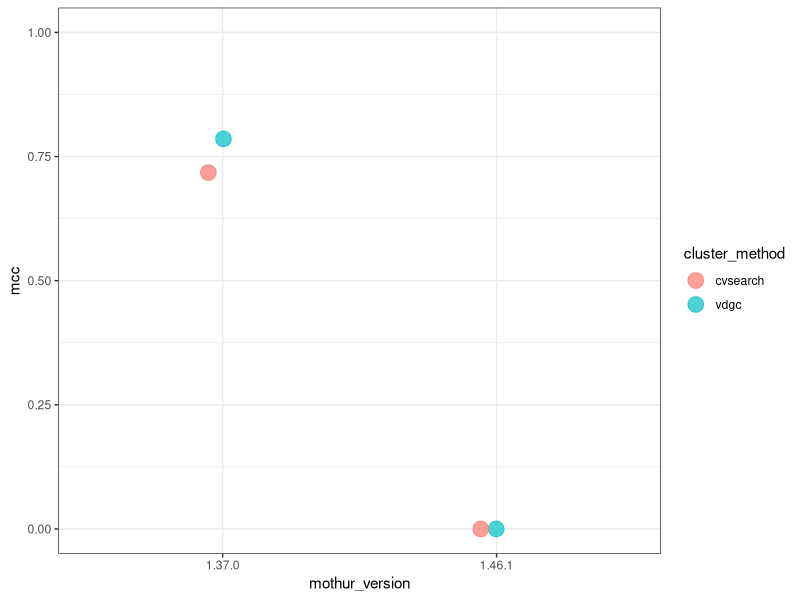

Write the R code that produced this figure.
## ---- chunk 1
knitr::opts_chunk$set(echo = TRUE,
                      fig.path = 'figures/')
## ---- chunk 2
library(here)
library(tidyverse)
## ---- chunk 3
dat <- read_tsv(here('results', 'sensspec_concat.tsv'))
head(dat)
dat %>% ggplot(aes(x=mothur_version, y=mcc, color=cluster_method)) +
  geom_point(position = position_jitter(width=0.1, height = 0),
             size = 5, alpha=0.7) +
  ylim(0,1) +
  theme_bw()
